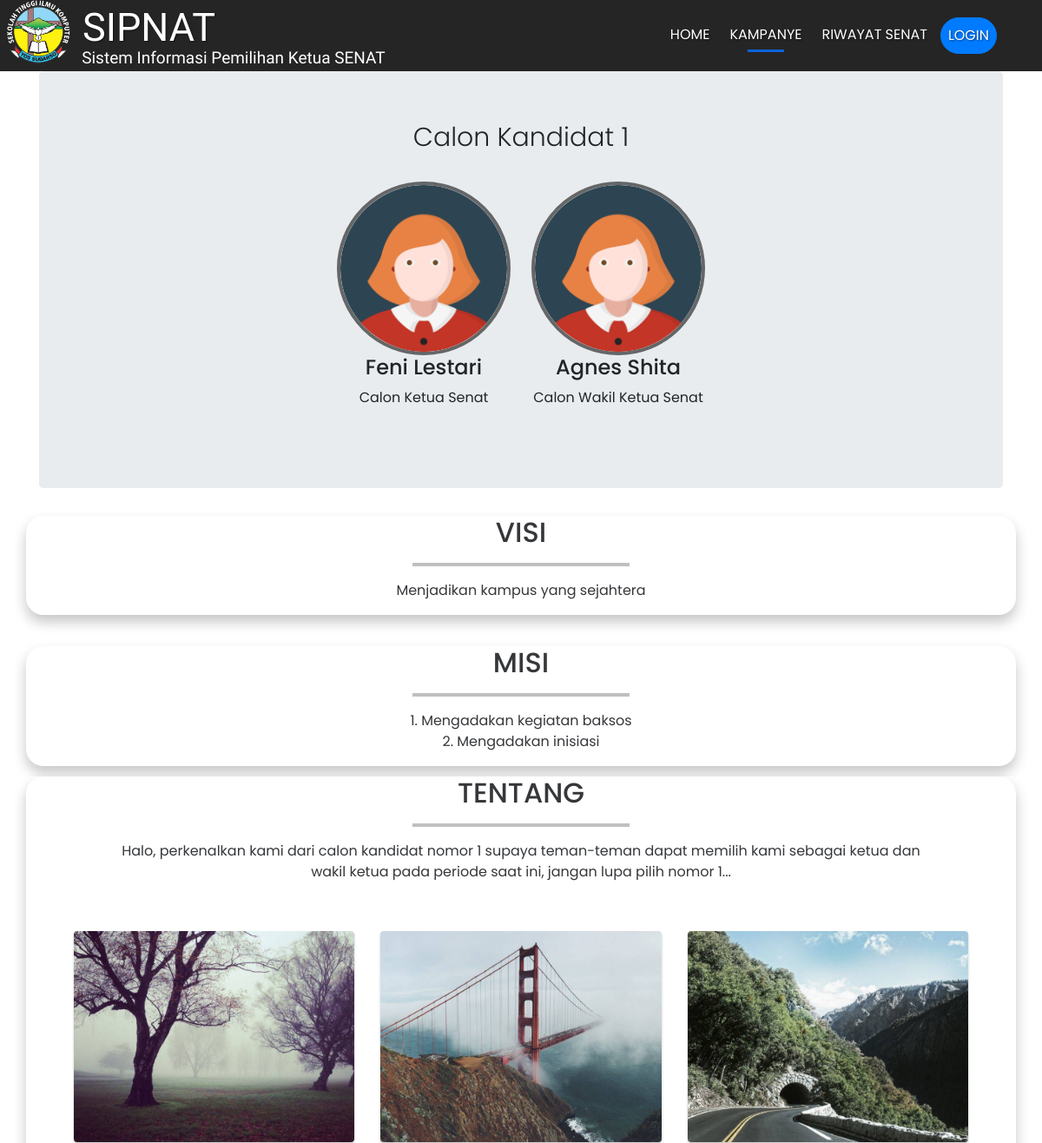
The page /index.php/home/kampanye (upper part) on the database as committed earlier.
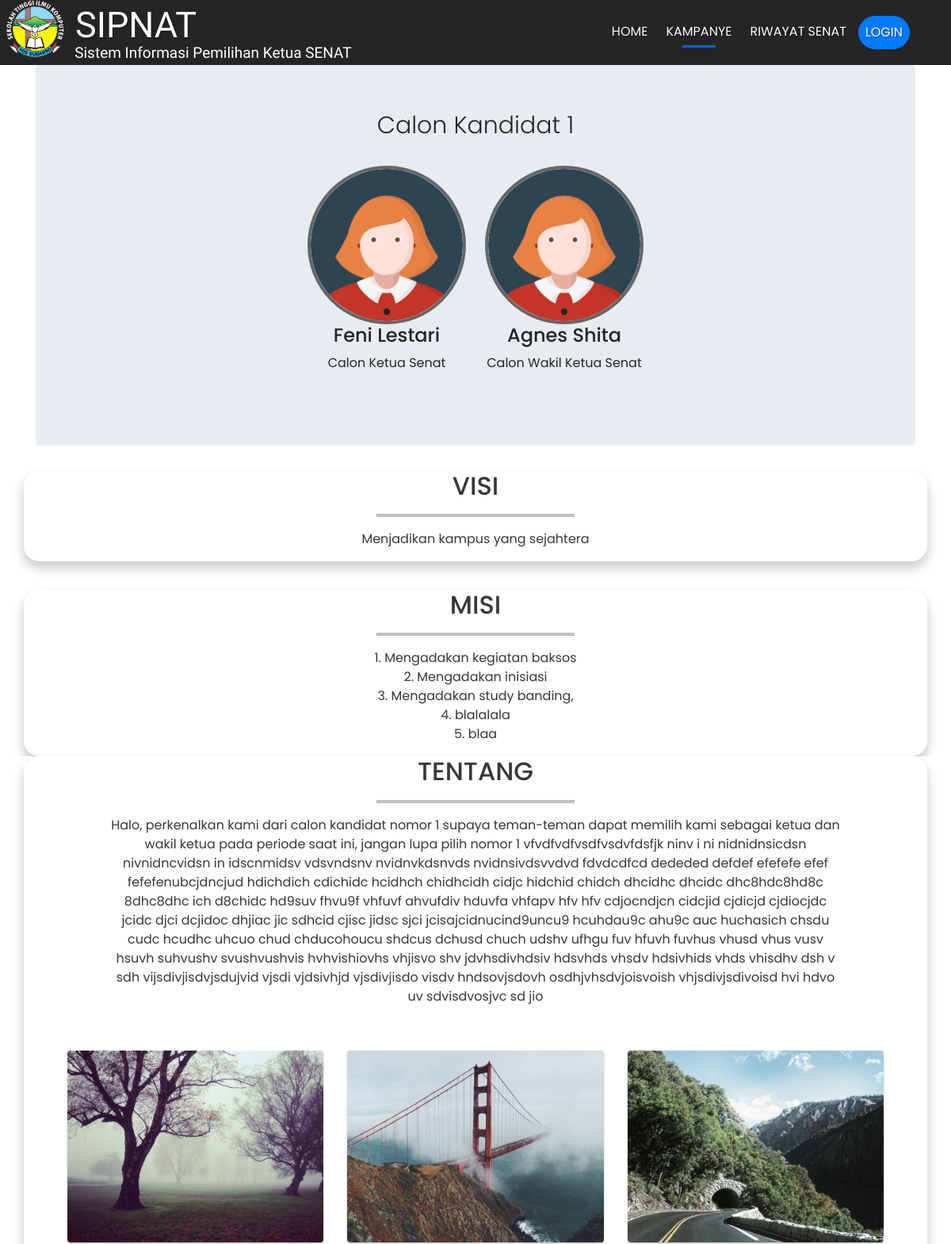
The same page on the database as committed later.
### tables this page shows
CREATE TABLE `kandidat` (
  `no_kandidat` int(20) NOT NULL,
  `nama` varchar(100) NOT NULL,
  `wakil` varchar(128) NOT NULL,
  `jk_ketua` varchar(1) NOT NULL,
  `jk_wakil` varchar(1) NOT NULL,
  `email_ketua` varchar(128) NOT NULL,
  `email_wakil` varchar(128) NOT NULL,
  `hp_ketua` varchar(15) NOT NULL,
  `hp_wakil` varchar(15) NOT NULL,
  `visi` varchar(500) NOT NULL,
  `misi` varchar(1000) NOT NULL,
  `foto_ketua` varchar(128) NOT NULL,
  `foto_wakil` varchar(128) NOT NULL,
  `uraian` varchar(1000) NOT NULL,
  `jumlah_suara` int(11) NOT NULL
);

### application/controllers/Home.php (called while the page is built, shortened)
<?php
class Home extends CI_Controller
{
    public function kampanye()
    {
        $data['kandidat'] = $this->db->get('kandidat')->result_array();
        $this->load->view('kampanye', $data);
    }
}

### index.php (called while the page is built, shortened)
<?php
require_once BASEPATH.'core/CodeIgniter.php';

### application/views/kampanye.php (the view, shortened to what this page needs)
<!doctype html>
<html lang="en">
<head>
    <link rel="stylesheet" href="../assets/css/reset.css">
    <link rel="stylesheet" href="https://stackpath.bootstrapcdn.com/bootstrap/4.3.1/css/bootstrap.min.css">
    <link rel="stylesheet" href="https://use.fontawesome.com/releases/v5.7.0/css/all.css">
    <link rel="stylesheet" href="<?= base_url('assets/css/kampanye.css') ?>">
</head>
<body>
    <nav class="navbar  navbar-dark bg-dark navbar-expand-lg sticky-top">
        <div class="container">
            <img class="logo" src="<?= base_url('assets/img/logostikom.png') ?>">
            <a class="navbar-brand page-scroll" href="#home">SIPNAT</a>
            <h1 class="navbar-brand2">Sistem Informasi Pemilihan Ketua SENAT</h1>
            <div class="collapse navbar-collapse" id="navbarNavAltMarkup">
                <div class="navbar-nav ml-auto">
                    <a class="nav-item nav-link  page-scroll" href="<?= base_url('home') ?>">Home <span class="sr-only"></span></a>
                    <a class="nav-item nav-link active" href="<?= base_url('home/kampanye'); ?>">Kampanye</a>
                    <a class="nav-item nav-link" href="<?= base_url('home/riwayatsenat'); ?>">Riwayat Senat</a>
                    <li class="nav-item dropdown">
                        <a class="nav-link nav-item nav-link btn btn-primary text-white tombol " href="#" id="navbarDropdownMenuLink" role="button" data-toggle="dropdown" aria-haspopup="true" aria-expanded="false">
                            Login
                        </a>
                    </li>
                </div>
            </div>
        </div>
    </nav>
    <?php foreach ($kandidat as $kan) : ?>
        <div class="container">
            <div class="jumbotron text-center">
                <div class="row justify-content-center">
                    <div class="col- status">
                        <p>Calon Kandidat <?= $kan['no_kandidat']; ?></p>
                    </div>
                </div>
                <div class="row justify-content-center">
                    <div class="col- " style="padding: 12px;">
                        <img src="<?= base_url('assets/img/profile/kandidat/') . $kan['foto_ketua']; ?>" class="rounded-circle img-fluid" alt="">
                        <h4><?= $kan['nama']; ?></h4>
                        <p>Calon Ketua Senat</p>
                    </div>
                    <div class="col- " style="padding: 12px;">
                        <img src="<?= base_url('assets/img/profile/kandidat/') . $kan['foto_wakil']; ?>" class="rounded-circle img-fluid" alt="">
                        <h4><?= $kan['wakil']; ?></h4>
                        <p>Calon Wakil Ketua Senat</p>
                    </div>
                </div>
            </div>
        </div>
        <section class="visi" id="visi">
            <div class="container gallery-container">
                <div class="row justify-content-center">
                    <div class="col-12">
                        <h2 class="text-center">VISI</h2>
                        <hr>
                    </div>
                </div>
                <div class="row justify-content-center">
                    <div class="col-sm-9 text-center">
                        <p><?= $kan['visi']; ?></p>
                    </div>
                </div>
            </div>
        </section>
        <section class="misi" id="misi">
            <div class="container gallery-container">
                <div class="row justify-content-center">
                    <div class="col-12">
                        <h2 class="text-center">MISI</h2>
                        <hr>
                    </div>
                </div>
                <div class="row justify-content-center">
                    <div class="col-sm-6 text-center">
                        <p><?= $kan['misi']; ?></p>
                    </div>
                </div>
            </div>
        </section>
        <section class="tentang" id="tentang">
            <div class="container gallery-container" id="gallery">
                <div class="row justify-content-center">
                    <div class="col-12">
                        <h2 class="text-center">TENTANG</h2>
                        <hr>
                    </div>
                </div>
                <div class="row justify-content-center">
                    <div class="col-sm-10 text-center">
                        <p><?= $kan['uraian']; ?></p>
                    </div>
                </div>
                <div class="tz-gallery">
                    <div class="row">
                        <div class="col-sm-6 col-md-4">
                            <a class="lightbox" href="<?= base_url('assets/img/gallery/park.jpg') ?>">
                                <img src="<?= base_url('assets/img/gallery/park.jpg') ?>" alt="Park">
                            </a>
                        </div>
                        <div class="col-sm-6 col-md-4">
                            <a class="lightbox" href="<?= base_url('assets/img/gallery/bridge.jpg') ?>">
                                <img src="<?= base_url('assets/img/gallery/bridge.jpg') ?>" alt="Bridge">
                            </a>
                        </div>
                        <div class="col-sm-12 col-md-4">
                            <a class="lightbox" href="<?= base_url('assets/img/gallery/tunnel.jpg') ?>">
                                <img src="<?= base_url('assets/img/gallery/tunnel.jpg') ?>" alt="Tunnel">
                            </a>
                        </div>
                    </div>
                </div>
            </div>
        </section>
        <br>
        <br>
    <?php endforeach; ?>
</body>
</html>

### assets/css/kampanye.css (style rules this page uses)
html { position: relative; }
body { margin-bottom: 100px; font-family: 'Poppins', sans-serif !important; }
.navbar { padding-top: 10px; background-color: rgba(0, 0, 0, 0.856) !important; }
.nav-item { color: #ffffff !important; }
.navbar-brand { font: 40px Viga; z-index: 9; margin-bottom: -13px; margin-top: -17px; margin-left: 70px; color: #ffffff !important; }
.navbar-brand2 { font: 12px Catamaran; z-index: 9; margin-bottom: -40px; margin-left: -195px; color: #ffffff !important; }
.logo { margin: -35px -85px -40px 65px; float: left; height: 50px; text-shadow: 1px 1px 1px rgba(0, 0, 0, 0.2); text-align: center; }
.jumbotron img { width: 150px; border: 4px solid #232323a9; }
.status p { font-size: 30px; margin-top: -10px; font-weight: 350; }
hr { border-top: 4px solid #0000003f; width: 250px; }
.tentang { background-color: rgb(255, 255, 255); }
section { min-height: 150px; }
.tombol { border-radius: 40px; text-transform: uppercase; }
.container.gallery-container { background-color: #fff; color: #35373a; border-radius: 20px; box-shadow: 0 8px 15px rgba(0, 0, 0, 0.226); }
.tz-gallery { padding: 40px; }
.tz-gallery .lightbox img { width: 100%; margin-bottom: 30px; transition: 0.2s ease-in-out; box-shadow: 0 2px 3px rgba(0, 0, 0, 0.2); }
.tz-gallery img { border-radius: 4px; }
@media (min-width: 992px) { .navbar { padding-top: 20px; padding-bottom: 20px; z-index: 99; background-color: rgb(0, 0, 0); } }
@media (min-width: 992px) { .navbar-brand { font: 45px Viga; z-index: 9; margin-left: 40px; margin-bottom: -10px; margin-top: -30px; } }
@media (min-width: 992px) { .navbar-brand2 { font: 19px Catamaran; z-index: 9; margin-bottom: -50px; margin-left: -170px; color: #ffffffc4; } }
@media (min-width: 992px) { .logo { margin: -50px -30px -40px -40px; float: left; height: 80px; text-shadow: 1px 1px 1px rgba(0, 0, 0, 0.2); text-align: center; } }
@media (min-width: 992px) { .navbar-brand, .nav-link { color: white !important; text-shadow: 1px 1px 2px rgba(0, 0, 0, 0.5) } }
@media (min-width: 992px) { .nav-link { text-transform: uppercase; margin-right: 7px; } }
@media (min-width: 992px) { .nav-link:hover::after, .nav-link.active::after { content: ''; display: block; border-bottom: 3px solid #0B63DC; margin: auto; margin-bottom: -8px; width: 50%; padding-top: 5px; } }
@media (min-width: 992px) { .jumbotron img { width: 200px; } }

Rows that differ between the two databases and show on the page:
changed kandidat "Feni Lestari": misi "1. Mengadakan kegiatan baksos 2. Mengadakan inisiasi" → "1. Mengadakan kegiatan baksos 2. Mengadakan inisiasi 3. Mengadakan study banding, 4. blalalala 5. blaa"; uraian "…jangan lupa pilih nomor 1..." → "…jangan lupa pilih nomor 1 vfvdfvdfvsdfvsdvfdsfjk ninv i ni nidnidnsicdsn nivnidncvidsn in idscnmidsv vdsvndsnv nvidnvkdsnvds nvidnsivdsvvdvd fdvdcdfcd dededed defdef efefefe efef fefefenubcjdncjud hdichdich cdichidc hcidhch chidhcidh cidjc hidchid chidch dhcidhc dhcidc dhc8hdc8hd8c 8dhc8dhc ich d8chidc hd9suv fhvu9f vhfuvf ahvufdiv hduvfa vhfapv hfv hfv cdjocndjcn cidcjid cjdicjd cjdiocjdc jcidc djci dcjidoc dhjiac jic sdhcid cjisc jidsc sjci jcisajcidnucind9uncu9 hcuhdau9c ahu9c auc huchasich chsdu cudc hcudhc uhcuo chud chducohoucu shdcus dchusd chuch udshv ufhgu fuv hfuvh fuvhus vhusd vhus vusv hsuvh suhvushv svushvushvis hvhvishiovhs vhjisvo shv jdvhsdivhdsiv hdsvhds vhsdv hdsivhids…"
